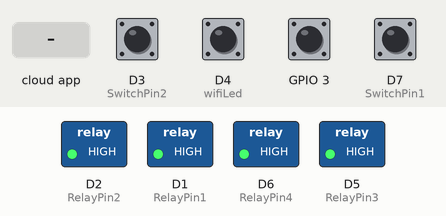
The sketch below on a simulated ESP8266 (NodeMCU). Parts: switched loads named in the sketch (green lamp = pin HIGH). The test bench sets the inputs (shaded band); at power-on: D3 (SwitchPin2), D4 (wifiLed), D7 (SwitchPin1), GPIO 3 HIGH. WiFi joins after 1.5 s; servers stay silent unless stated; what the sketch prints to the serial monitor is not drawn.

Above: at 2.7 s.
2.8 s: the phone or cloud app sets 64b3f4a8c2d1457e91ab23cd to 1
At 3.2 s:
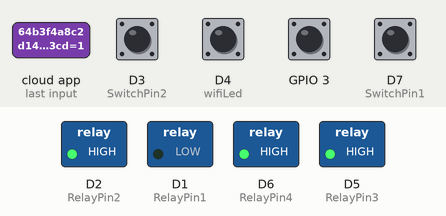
4.3 s: the phone or cloud app sets 64b3f4a8c2d1457e91ab23ce to 1
At 5.5 s:
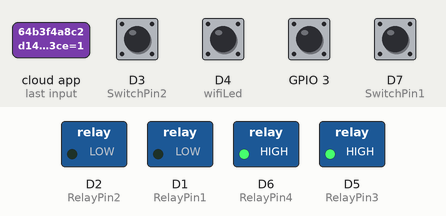
5.8 s: the phone or cloud app sets 64b3f4a8c2d1457e91ab23cf to 1
At 6.6 s:
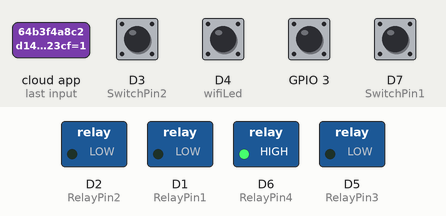
7.3 s: the phone or cloud app sets 64b3f4a8c2d1457e91ab23d0 to 1
At 7.7 s:
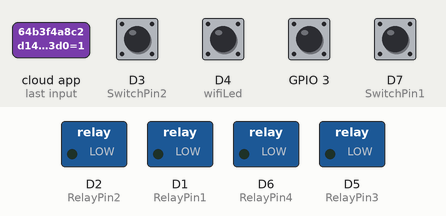
8.8 s: the phone or cloud app sets 64b3f4a8c2d1457e91ab23cd to 0
At 10.0 s:
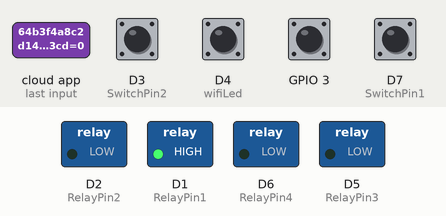
10.3 s: the phone or cloud app sets 64b3f4a8c2d1457e91ab23ce to 0
At 11.2 s:
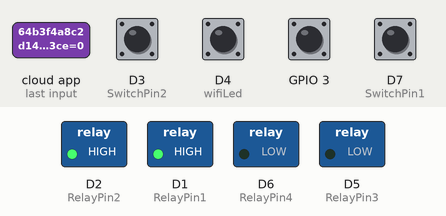
Timing chart, 0 to 12.8 s (numbered marks = the images above; inputs shaded):
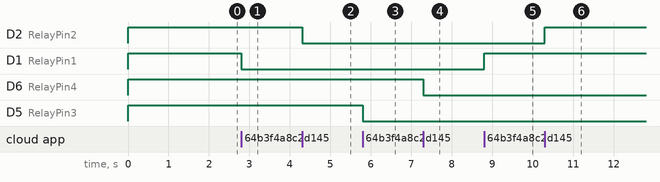

The sketch:

__Industry-Oriented_Smart_Home_Automation_System_Using_IoT.ino
```cpp
#ifdef ENABLE_DEBUG
#define DEBUG_ESP_PORT Serial
#define NODEBUG_WEBSOCKETS
#define NDEBUG
#endif

#include <Arduino.h>
#include <ESP8266WiFi.h>
#include <map>
#include "SinricPro.h"
#include "SinricProSwitch.h"

#define WIFI_SSID "Home_WiFi"
#define WIFI_PASS "Password@123"

#define APP_KEY "a1b2c3d4e5f60718293a4b5c6d7e8f90"
#define APP_SECRET "7f4c2e91-8d53-4b6a-a2f7-91c5e3d8b6a4"

#define DEVICE_ID_1 "64b3f4a8c2d1457e91ab23cd"
#define DEVICE_ID_2 "64b3f4a8c2d1457e91ab23ce"
#define DEVICE_ID_3 "64b3f4a8c2d1457e91ab23cf"
#define DEVICE_ID_4 "64b3f4a8c2d1457e91ab23d0"

#define RelayPin1 D1
#define RelayPin2 D2
#define RelayPin3 D5
#define RelayPin4 D6
#define SwitchPin1 D7
#define SwitchPin2 D3
#define SwitchPin3 D4
#define SwitchPin4 RX
#define wifiLed LED_BUILTIN
#define BAUD_RATE 9600
#define DEBOUNCE_TIME 250
#define TACTILE_BUTTON

struct DeviceConfig { int relayPIN; int flipSwitchPIN; };
std::map<String, DeviceConfig> devices = {
 {DEVICE_ID_1,{RelayPin1,SwitchPin1}},
 {DEVICE_ID_2,{RelayPin2,SwitchPin2}},
 {DEVICE_ID_3,{RelayPin3,SwitchPin3}},
 {DEVICE_ID_4,{RelayPin4,SwitchPin4}}
};

struct FlipSwitchConfig {
  String deviceId;
  bool lastFlipSwitchState;
  unsigned long lastFlipSwitchChange;
};

std::map<int, FlipSwitchConfig> flipSwitches;

void setupRelays(){
  for(auto &d:devices){ pinMode(d.second.relayPIN,OUTPUT); digitalWrite(d.second.relayPIN,HIGH); }
}

void setupFlipSwitches(){
  for(auto &d:devices){
    FlipSwitchConfig c;
    c.deviceId=d.first; c.lastFlipSwitchState=HIGH; c.lastFlipSwitchChange=0;
    flipSwitches[d.second.flipSwitchPIN]=c;
    pinMode(d.second.flipSwitchPIN,INPUT_PULLUP);
  }
}

bool onPowerState(String deviceId,bool &state){
  Serial.printf("%s: %s\n",deviceId.c_str(),state?"ON":"OFF");
  digitalWrite(devices[deviceId].relayPIN,!state);
  return true;
}

void handleFlipSwitches(){
  unsigned long now=millis();
  for(auto &fs:flipSwitches){
    if(now-fs.second.lastFlipSwitchChange>DEBOUNCE_TIME){
      bool s=digitalRead(fs.first);
      if(s!=fs.second.lastFlipSwitchState){
#ifdef TACTILE_BUTTON
        if(s){
#endif
          fs.second.lastFlipSwitchChange=now;
          String id=fs.second.deviceId;
          int relay=devices[id].relayPIN;
          bool newState=!digitalRead(relay);
          digitalWrite(relay,newState);
          SinricProSwitch &sw=SinricPro[id];
          sw.sendPowerStateEvent(!newState);
#ifdef TACTILE_BUTTON
        }
#endif
        fs.second.lastFlipSwitchState=s;
      }
    }
  }
}

void setupWiFi(){
  Serial.print("Connecting");
  WiFi.begin(WIFI_SSID,WIFI_PASS);
  while(WiFi.status()!=WL_CONNECTED){ delay(500); Serial.print(".");}
  digitalWrite(wifiLed,LOW);
  Serial.println("\nConnected");
  Serial.println(WiFi.localIP());
}

void setupSinricPro(){
  for(auto &d:devices){
    SinricProSwitch &sw=SinricPro[d.first];
    sw.onPowerState(onPowerState);
  }
  SinricPro.begin(APP_KEY,APP_SECRET);
  SinricPro.restoreDeviceStates(true);
}

void setup(){
  Serial.begin(BAUD_RATE);
  pinMode(wifiLed,OUTPUT);
  digitalWrite(wifiLed,HIGH);
  setupRelays();
  setupFlipSwitches();
  setupWiFi();
  setupSinricPro();
}

void loop(){
  SinricPro.handle();
  handleFlipSwitches();
}
```

Measured:
- after the input at 2.8 s, D1 (RelayPin1): HIGH → LOW at once
- after the input at 4.3 s, D2 (RelayPin2): HIGH → LOW at once
- after the input at 5.8 s, D5 (RelayPin3): HIGH → LOW at once
- after the input at 7.3 s, D6 (RelayPin4): HIGH → LOW at once
- after the input at 8.8 s, D1 (RelayPin1): LOW → HIGH at once
- after the input at 10.3 s, D2 (RelayPin2): LOW → HIGH at once
